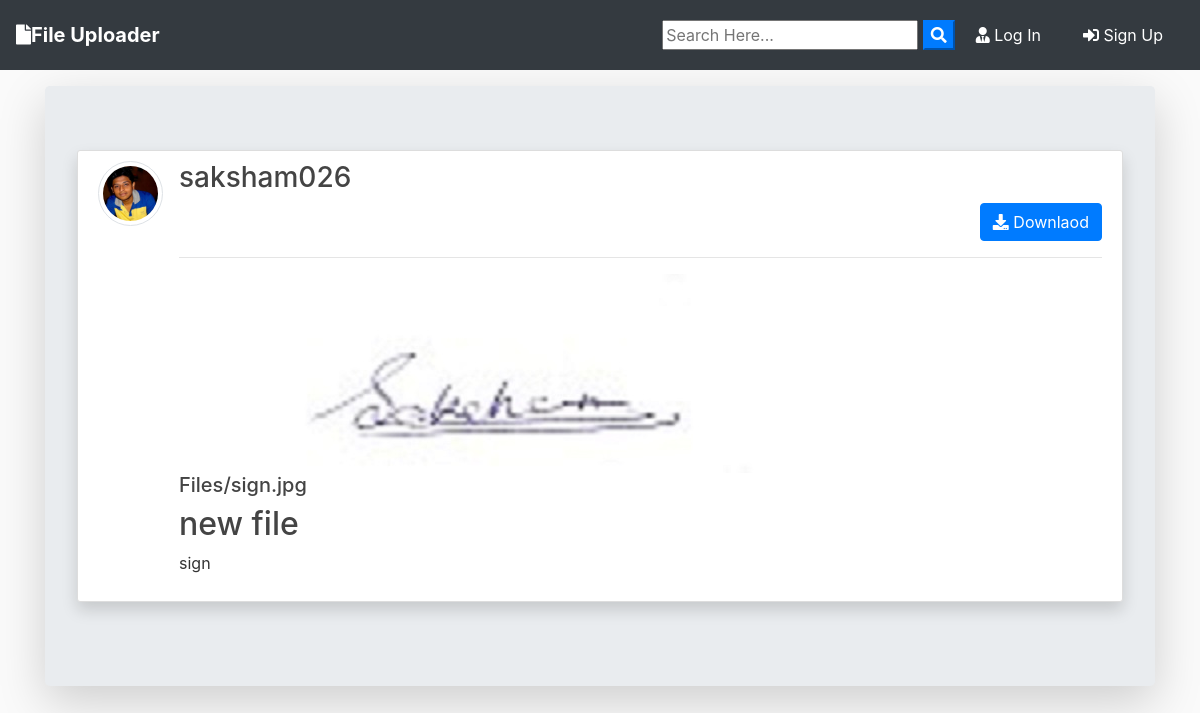
Page /post/6/ on the committed database.
### uploads/models.py (models this page shows, shortened)
class Filee(models.Model):
	title = models.CharField(max_length=100)
	file = models.FileField(null=True,blank=True,upload_to='Files', validators=[validate_file_size])
	content = models.TextField()
	date_posted = models.DateTimeField(default=timezone.now)
	author = models.ForeignKey(User, on_delete=models.CASCADE)
	def extension(self):
		name, extension = os.path.splitext(self.file.name)
		return extension

### users/models.py (models this page shows, shortened)
class Profile(models.Model):
    user = models.OneToOneField(User, on_delete=models.CASCADE)
    image = models.ImageField(default='default.jpg', upload_to='profile_pics')

### uploads/views.py (the view)
# urls.py: path('post/<int:pk>/', FileDetailView.as_view(), name='file-detail'),
class FileDetailView(DetailView):
    model = Filee
    template_name = 'upload/file_detail.html'

### uploads/templates/upload/file_detail.html (shortened to what this page needs)
{% extends "upload/base.html" %}
{% block content %}
<div class="jumbotron mt-3 shadow-lg">
<article class="media content-section shadow ">
   <a href="{{ object.author.profile.image.url }} " target="_blank"> <img src="{{ object.author.profile.image.url }}  " alt="" class="article-img rounded-circle img-thumbnail img-fluid">
   </a>
    <div class="media-body">
      <div class="">
        <div class="d-flex justify-content-between">
        <a class="mr-2 mt-0 mb-0  text-dark" href="{% url 'user-files' object.author.username  %}"><h3>{{ object.author }}</h3></a>
        </div>
        {% if object.author != user %}
          <div class="form-group mt-0 pt-0 d-flex justify-content-end">
            <a href="{{ object.file.url }}" download class="btn btn-primary flex-last" type="submit"><i class="fas fa-download"></i> Downlaod</a>
          </div>
        {% endif %}
        <hr>
      </div>
      <div>
        {% if object.file %}
          {% if object.extension == '.jpg' or object.extension == 'jpeg' or object.extension == 'png' %}
            <a href="{{ object.file.url }}"  download ><img src="{{ object.file.url }}" alt="" class="img-fluid "></a>
            <a href="{{ object.file.url }}"  download class="text-dark"><h5>{{ object.file }}</h5></a>
          {% else %}
            <a href="{{ object.file.url }}"  download class="text-dark"><h5>{{ object.file }}</h5></a>
          {% endif %}
        {% endif %}
      </div>
      <h2>{{ object.title }}</h2>
      <p class="article-content">{{ object.content }}</p>
    </div>
  </article>
{% endblock content %}

### uploads/static/upload/main.css (style rules this page uses)
body { background: #fafafa; color: #333333; margin-top: 0; }
h1, h2, h3, h4, h5, h6 { color: #444444; }
.content-section { background: #ffffff; padding: 10px 20px; border: 1px solid #dddddd; border-radius: 3px; margin-bottom: 20px; }
.article-content { white-space: pre-line; }
.article-img { height: 65px; width: 65px; margin-right: 16px; }

### rows in the picture
Filee: author.profile.image (picture), author "saksham026", file (picture), file "Files/sign.jpg", title "new file", content "sign"
